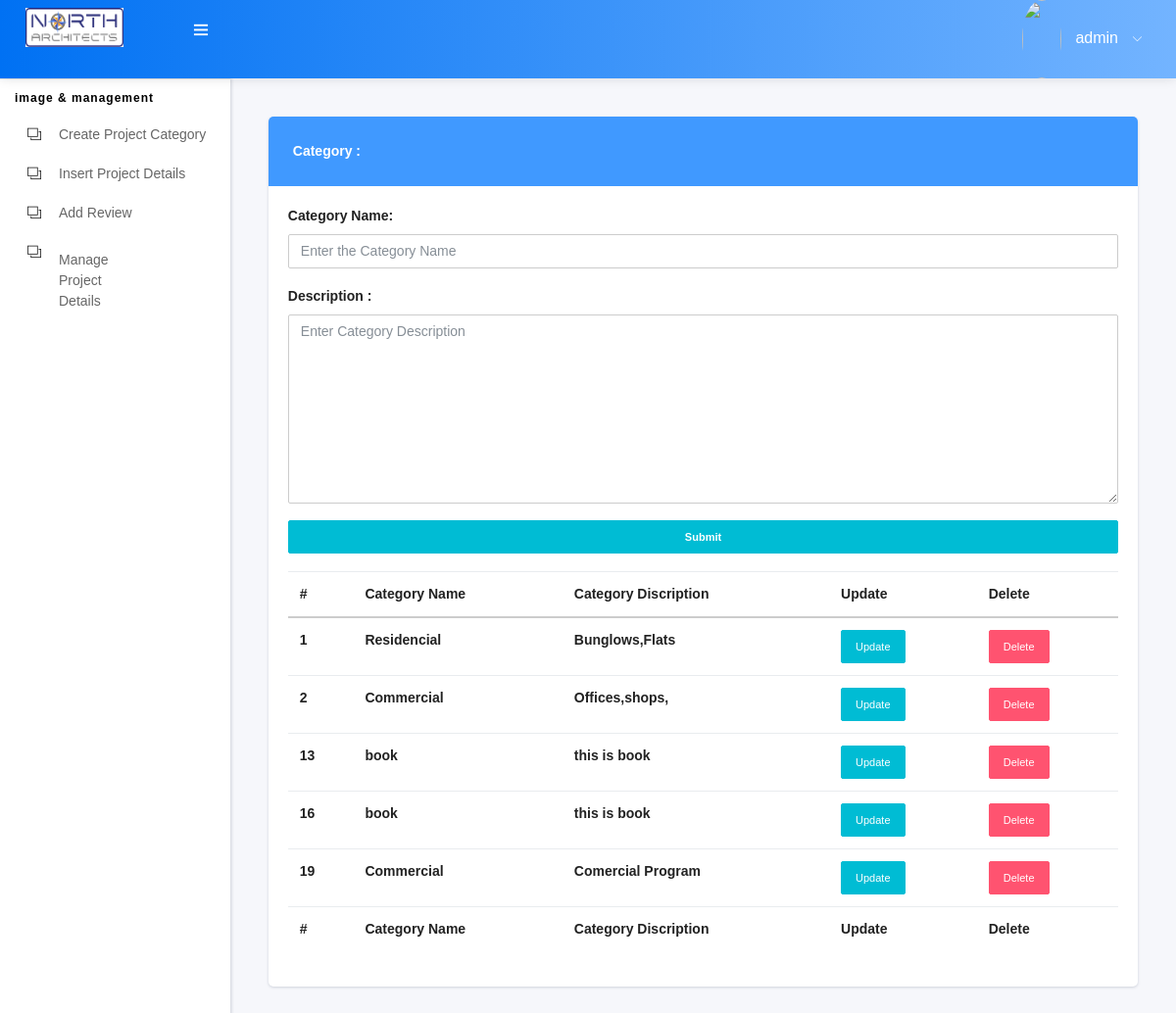
The page / (signed in) on the database its author committed.
### tables this page shows
CREATE TABLE `category` (
  `id` int(11) NOT NULL,
  `categoryName` varchar(255) DEFAULT NULL,
  `categoryDescription` varchar(255) DEFAULT NULL,
  `creationDate` timestamp NULL DEFAULT NULL,
  `updationDate` timestamp NULL DEFAULT NULL
);

### index.php (the view, shortened to what this page needs)
<?php include 'header.php' ;?>
                    <div class="pcoded-content">
                        <div class="pcoded-inner-content">
                            <div class="main-body">
                                <div class="page-wrapper">
                                    <div class="page-body">
                                      <div class="row">
                                            <div class="col-sm-12">
                                                <div class="card shadow-lg">
                                                  <div class="card-header bg-primary">
                                                    <div class="title">
                                                      <h5 class="text-white">Category :</h5>
                                                    </div>
                                                  </div>
                                                  <div class="card-body font-weight-bold">
                                                      <form action="" method="post">
                                                        <label for="">Category Name:</label>
                                                        <div class="form-group">
                                                          <input type="text" name="name" class="form-control" placeholder="Enter the Category Name">
                                                        </div>
                                                         <label for="">Description :</label>
                                                        <div class="form-group">
                                                          <textarea name="desc" class="form-control" id="" cols="30" rows="10" placeholder="Enter Category Description"></textarea>
                                                        </div>
                                                        <div class="form-group">
                                                          <button type="submit" name="create" value="create" class="btn btn-block btn-info btn-sm font-weight-bold">Submit</button>
                                                        </div>
                                                      </form>
                                                      <table class="table table-hover " id="mytable">
                                                        <thead>
                                                          <tr>
                                                            <th>#</th>
                                                            <th>Category Name</th>
                                                            <th>Category Discription</th>
                                                            <th>Update</th>
                                                            <th>Delete</th>
                                                          </tr>
                                                        </thead>
                                                        <tbody>
                                                          <?php
                                                              $con=mysqli_connect('localhost','root','','north');
                                                              $Query="SELECT * FROM category";
                                                              $run=mysqli_query($con,$Query);
                                                              while ($row=mysqli_fetch_array($run)) {
                                                                ?>
                                                                  <tr>
                                                                    <td><?php echo $row['id'];?></td>
                                                                    <td><?php echo $row['categoryName'];?></td>
                                                                <td>
                                                                <?php echo $row['categoryDescription'];?></td>
                                                                  <td>
                                                                    <a href="update.php?id=<?php echo $row['id']?>" class="btn btn-sm btn-info">Update</a>
                                                                  </td>
                                                                  <td>
                                                                    <a href="delete.php?id=<?php echo $row['id']?>" class="btn btn-sm btn-danger">Delete</a>
                                                                  </td>
                                                                  </tr>
                                                                <?php
                                                              }
                                                          ?>
                                                        </tbody>
                                                        <tfoot>
                                                         <tr>
                                                            <th>#</th>
                                                            <th>Category Name</th>
                                                            <th>Category Discription</th>
                                                            <th>Update</th>
                                                            <th>Delete</th>
                                                          </tr>
                                                        </tfoot>
                                                      </table>
                                                  </div>
                                                </div>
                                            </div>
                                          </div>
                                      </div>
                                  </div>
                               </div>
                            </div>
                          </div>
</body>
</html>

### rows shown on the page
category: id "1", categoryName "Residencial", categoryDescription "Bunglows,Flats"
category: id "2", categoryName "Commercial", categoryDescription "Offices,shops,"
category: id "13", categoryName "book", categoryDescription "this is book"
category: id "16", categoryName "book", categoryDescription "this is book"
category: id "19", categoryName "Commercial", categoryDescription "Comercial Program"

### other values the page prints
$_SESSION['user'] "admin"
